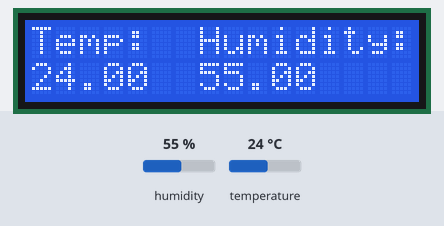
Bench run of a sketch on a simulated Arduino Uno, built with avr-gcc and run on an emulated ATmega328P. On the bench: 16×2 character LCD. Wiring (inferred from the names in the program): DHT11 sensor: data pin 8. The test bench sets the inputs (shaded band); at power-on: humidity 55 %, temperature 24 °C.

Above: at 1.4 s.
1.5 s: humidity set to 22 %
At 4.3 s:
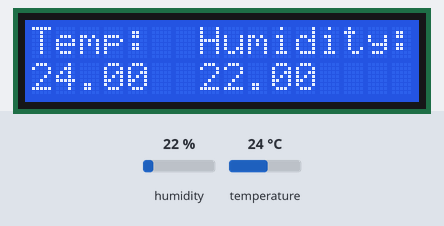
4.6 s: temperature set to 12 °C
At 6.6 s:
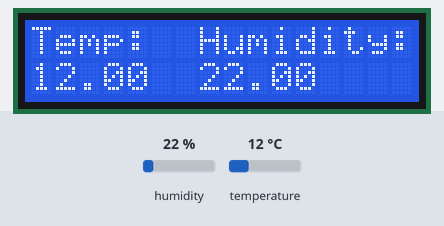
7.7 s: humidity set to 40 %
At 11.1 s:
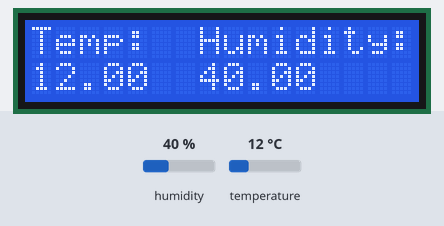
11.4 s: temperature set to 19 °C
At 13.7 s:
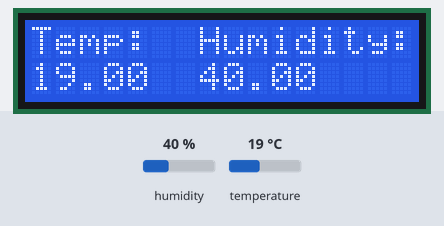
Timing chart, 0 to 15.2 s (numbered marks = the images above; inputs shaded):
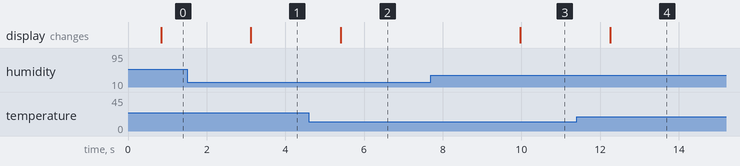

The sketch:

temp2.ino
```cpp
// include the library code:
#include <LiquidCrystal.h>
#include "DHT.h"

// set the DHT Pin
#define DHTPIN 8

// initialize the library with the numbers of the interface pins
LiquidCrystal lcd(12, 11, 5, 4, 3, 2);
#define DHTTYPE DHT11
DHT dht(DHTPIN, DHTTYPE);

void setup() {
  // set up the LCD's number of columns and rows:
  lcd.begin(16, 2);
  dht.begin();

  // Print a message to the LCD.
  lcd.print("Temp:  Humidity:");
}

void loop() {
  delay(500);
  // set the cursor to column 0, line 1
  // (note: line 1 is the second row, since counting begins with 0):
  lcd.setCursor(0, 1);
  // read humidity
  float h = dht.readHumidity();
  //read temperature in Fahrenheit
  float f = dht.readTemperature(true);
  f=(f-32)*5/9;
  if (isnan(h) || isnan(f)) {
    lcd.print("ERROR");
    return;
  }

  lcd.print(f);
  lcd.setCursor(7,1);
  lcd.print(h);
}
```

DHT.h
```cpp
// (licence header left out)
#ifndef DHT_H
#define DHT_H

#if ARDUINO >= 100
 #include "Arduino.h"
#else
 #include "WProgram.h"
#endif


// Uncomment to enable printing out nice debug messages.
//#define DHT_DEBUG

// Define where debug output will be printed.
#define DEBUG_PRINTER Serial

// Setup debug printing macros.
#ifdef DHT_DEBUG
  #define DEBUG_PRINT(...) { DEBUG_PRINTER.print(__VA_ARGS__); }
  #define DEBUG_PRINTLN(...) { DEBUG_PRINTER.println(__VA_ARGS__); }
#else
  #define DEBUG_PRINT(...) {}
  #define DEBUG_PRINTLN(...) {}
#endif

// Define types of sensors.
#define DHT11 11
#define DHT22 22
#define DHT21 21
#define AM2301 21


class DHT {
  public:
   DHT(uint8_t pin, uint8_t type, uint8_t count=6);
   void begin(void);
   float readTemperature(bool S=false, bool force=false);
   float convertCtoF(float);
   float convertFtoC(float);
   float computeHeatIndex(float temperature, float percentHumidity, bool isFahrenheit=true);
   float readHumidity(bool force=false);
   boolean read(bool force=false);

 private:
  uint8_t data[5];
  uint8_t _pin, _type;
  #ifdef __AVR
    // Use direct GPIO access on an 8-bit AVR so keep track of the port and bitmask
    // for the digital pin connected to the DHT.  Other platforms will use digitalRead.
    uint8_t _bit, _port;
  #endif
  uint32_t _lastreadtime, _maxcycles;
  bool _lastresult;

  uint32_t expectPulse(bool level);

};

class InterruptLock {
  public:
   InterruptLock() {
    noInterrupts();
   }
   ~InterruptLock() {
    interrupts();
   }

};

#endif
```

Measured:
- after the input at 1.5 s, the display: changes after 1.6 s (image 1)
- after the input at 4.6 s, the display: changes after 0.81 s (image 2)
- after the input at 7.7 s, the display: changes after 2.3 s (image 3)
- after the input at 11.4 s, the display: changes after 0.86 s (image 4)
